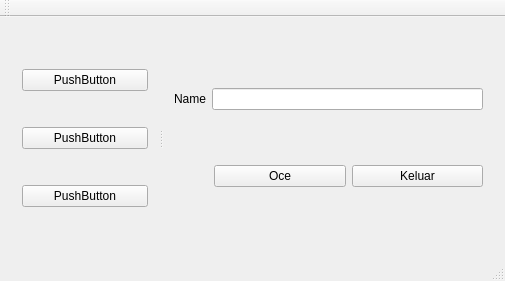
<?xml version="1.0" encoding="UTF-8"?>
<ui version="4.0">
 <class>MainWindow</class>
 <widget class="QMainWindow" name="MainWindow">
  <property name="geometry">
   <rect>
    <x>0</x>
    <y>0</y>
    <width>505</width>
    <height>281</height>
   </rect>
  </property>
  <property name="windowTitle">
   <string>MainWindow</string>
  </property>
  <widget class="QWidget" name="centralWidget">
   <layout class="QHBoxLayout" name="horizontalLayout_3">
    <item>
     <widget class="QSplitter" name="splitter">
      <property name="orientation">
       <enum>Qt::Horizontal</enum>
      </property>
      <widget class="QWidget" name="">
       <layout class="QVBoxLayout" name="verticalLayout_2">
        <item>
         <widget class="QPushButton" name="pushButton_3">
          <property name="text">
           <string>PushButton</string>
          </property>
         </widget>
        </item>
        <item>
         <widget class="QPushButton" name="pushButton_4">
          <property name="text">
           <string>PushButton</string>
          </property>
         </widget>
        </item>
        <item>
         <widget class="QPushButton" name="pushButton_5">
          <property name="text">
           <string>PushButton</string>
          </property>
         </widget>
        </item>
       </layout>
      </widget>
      <widget class="QWidget" name="">
       <layout class="QVBoxLayout" name="verticalLayout">
        <item>
         <layout class="QHBoxLayout" name="horizontalLayout">
          <item>
           <widget class="QLabel" name="label">
            <property name="text">
             <string>Name</string>
            </property>
            <property name="buddy">
             <cstring>lineEdit</cstring>
            </property>
           </widget>
          </item>
          <item>
           <widget class="QLineEdit" name="lineEdit"/>
          </item>
         </layout>
        </item>
        <item>
         <layout class="QHBoxLayout" name="horizontalLayout_2">
          <item>
           <spacer name="horizontalSpacer">
            <property name="orientation">
             <enum>Qt::Horizontal</enum>
            </property>
            <property name="sizeType">
             <enum>QSizePolicy::Preferred</enum>
            </property>
            <property name="sizeHint" stdset="0">
             <size>
              <width>40</width>
              <height>20</height>
             </size>
            </property>
           </spacer>
          </item>
          <item>
           <widget class="QPushButton" name="pushButton">
            <property name="text">
             <string>Oce</string>
            </property>
           </widget>
          </item>
          <item>
           <widget class="QPushButton" name="pushButton_2">
            <property name="text">
             <string>Keluar</string>
            </property>
           </widget>
          </item>
         </layout>
        </item>
       </layout>
      </widget>
     </widget>
    </item>
   </layout>
  </widget>
  <widget class="QMenuBar" name="menuBar">
   <property name="geometry">
    <rect>
     <x>0</x>
     <y>0</y>
     <width>505</width>
     <height>25</height>
    </rect>
   </property>
  </widget>
  <widget class="QToolBar" name="mainToolBar">
   <attribute name="toolBarArea">
    <enum>TopToolBarArea</enum>
   </attribute>
   <attribute name="toolBarBreak">
    <bool>false</bool>
   </attribute>
  </widget>
  <widget class="QStatusBar" name="statusBar"/>
 </widget>
 <layoutdefault spacing="6" margin="11"/>
 <tabstops>
  <tabstop>lineEdit</tabstop>
  <tabstop>pushButton</tabstop>
  <tabstop>pushButton_2</tabstop>
  <tabstop>pushButton_3</tabstop>
  <tabstop>pushButton_4</tabstop>
  <tabstop>pushButton_5</tabstop>
 </tabstops>
 <resources/>
 <connections/>
</ui>
